Frame 1 (no input): blank canvas, image omitted
Frame 60 (the mouse pressed at the canvas centre just before this capture): blank canvas, image omitted
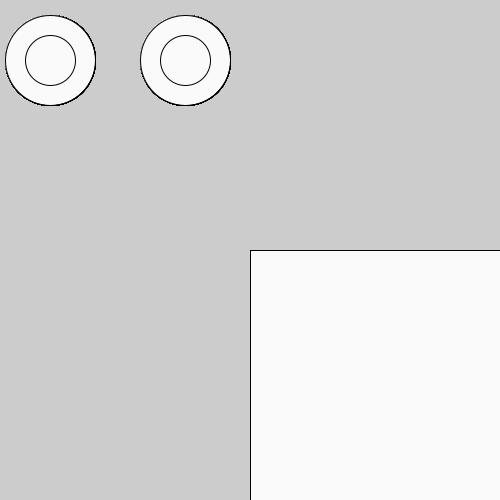
Frame 120 (the mouse held since frame 60 and released just before this capture)

The Processing sketch whose frames 1 and 60 were blank and that drew this single picture after the mouse press (run headless with seeded random() and noise(); from frame 60 on, the mouse is pressed at the canvas centre):

// Processing sketch: processing_176579
// ── processing_176579.pde

void setup  () {
size(500,500);

}

void draw () {
if (mousePressed){

rect(mouseY,mouseX,mouseX,mouseY);
ellipse(50,60,90,90);
fill(mouseX,mouseY,mouseY);
ellipse(185,60,90,90);
ellipse(50,60,50,50);
ellipse(185,60,50,50);}
}
